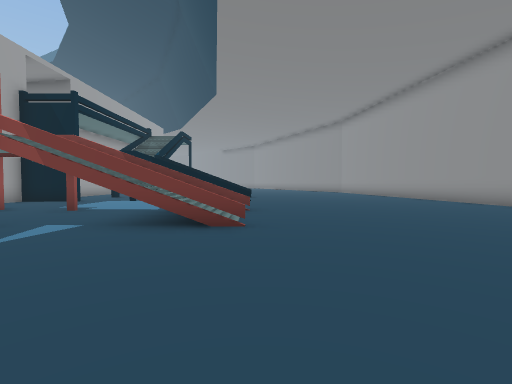
View 1 (above)

24 first-person views from a walk through a Unity game level. The camera is 1.4 m above the floor, tilts 2° down and sees 85° across. The floor is counted in squares, 2 m on a side. Each view is taken from the middle of a square. On the plan, view 1 faces up. The plan holds only what a view shows up to about 9 squares ahead; the rest is blank. The place goes on beyond the plan. Some surface patterns are stand-ins.

View 2
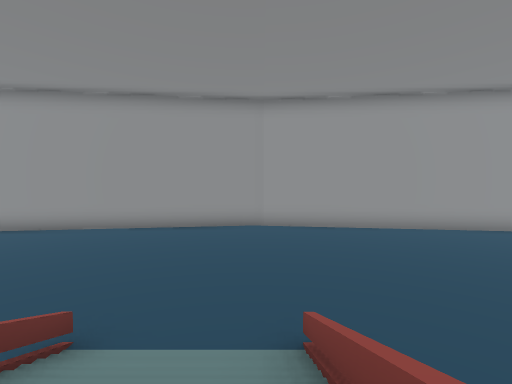

View 3
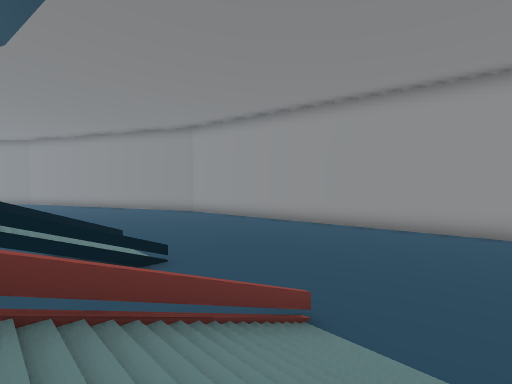

View 4
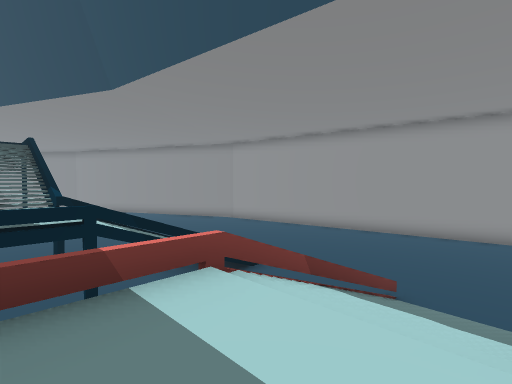

View 5
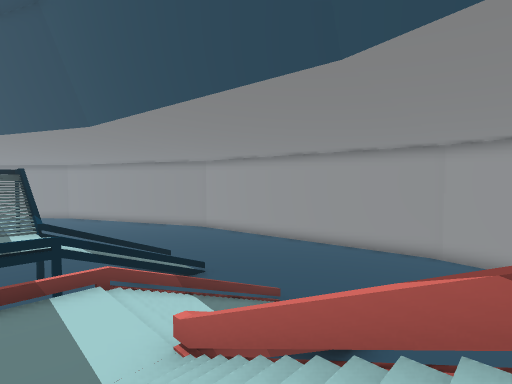

View 6
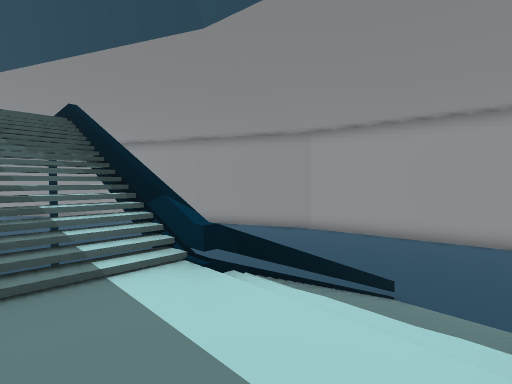

View 7
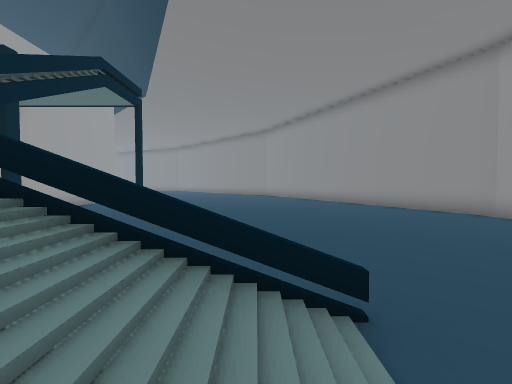

View 8
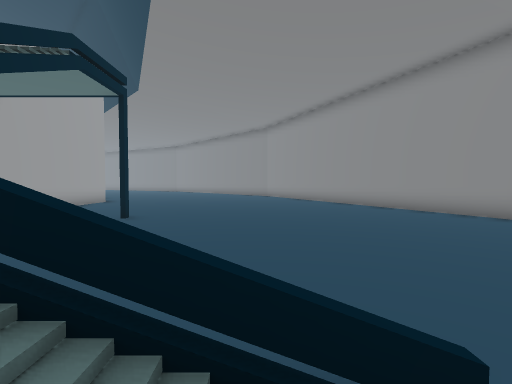

View 9
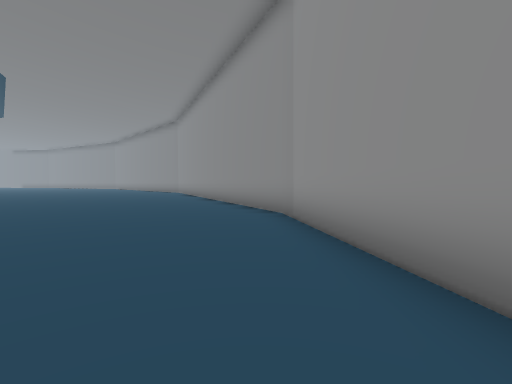

View 10
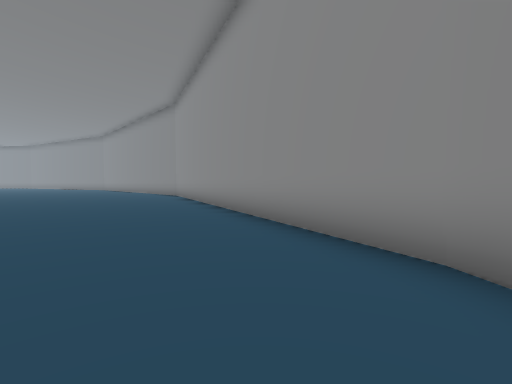

View 11
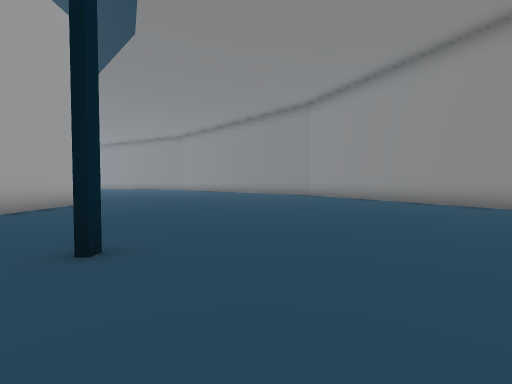

View 12
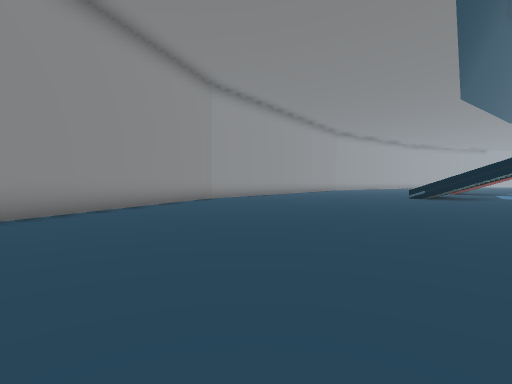

View 13
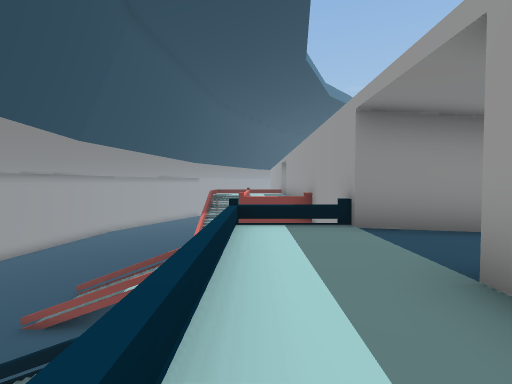

View 14
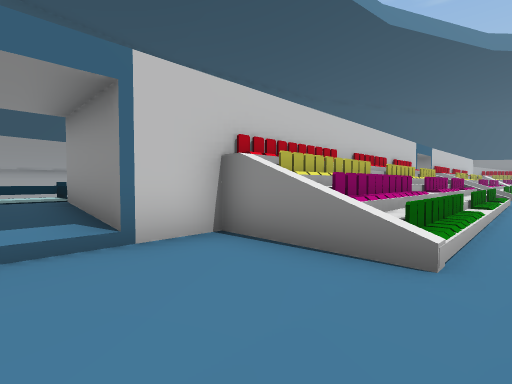

View 15
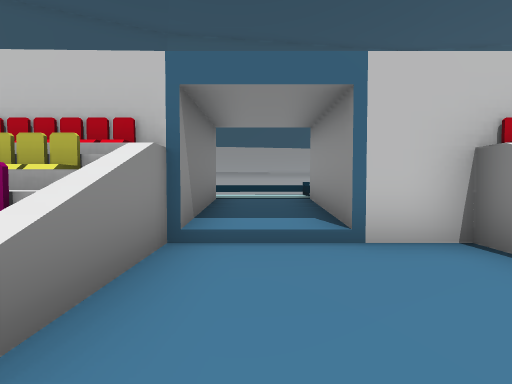

View 16
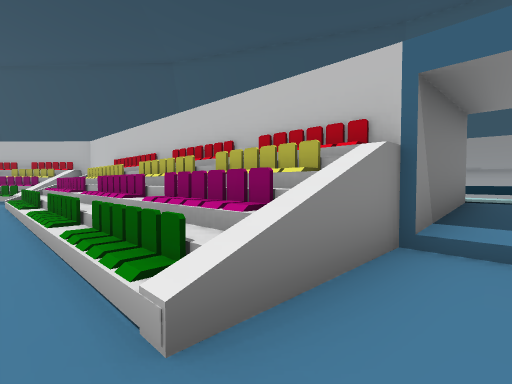

View 17
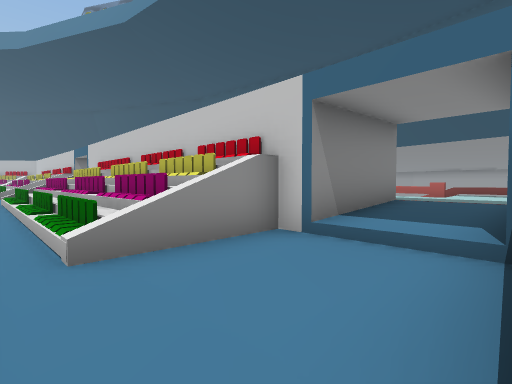

View 18
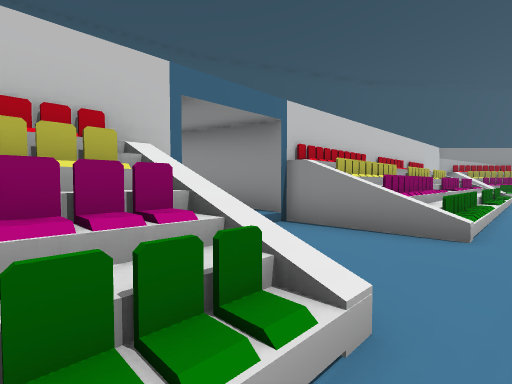

View 19
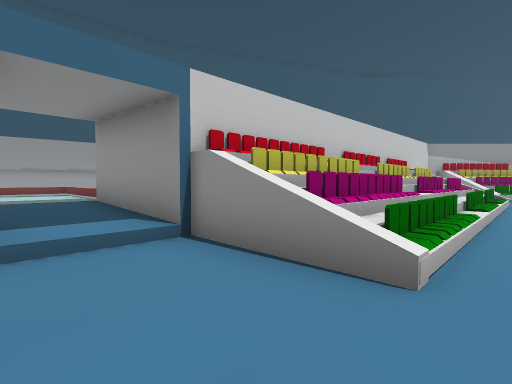

View 20
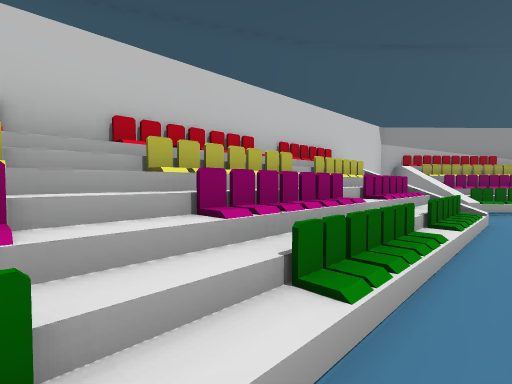

View 21
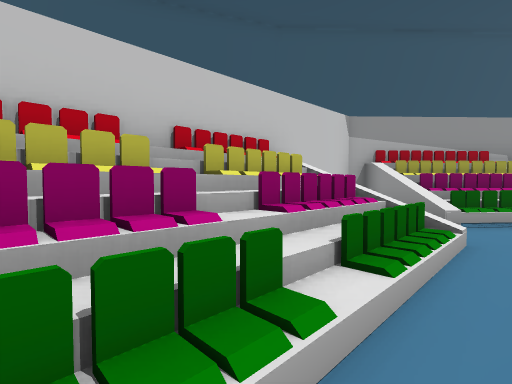

View 22
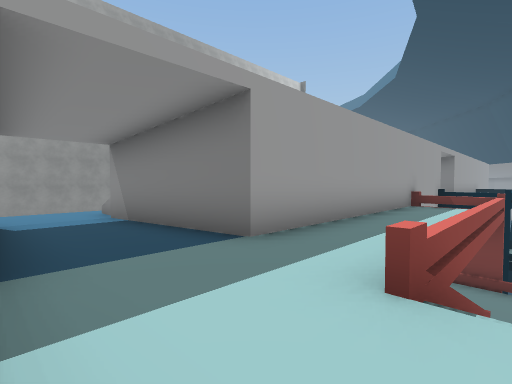

View 23
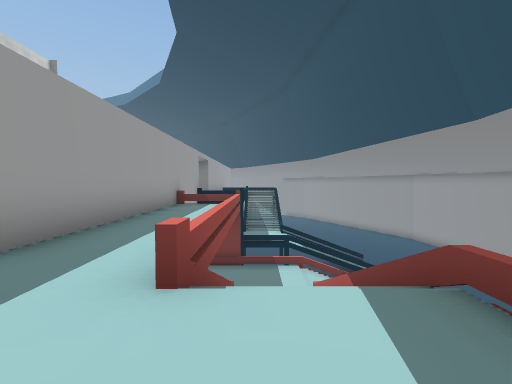

View 24
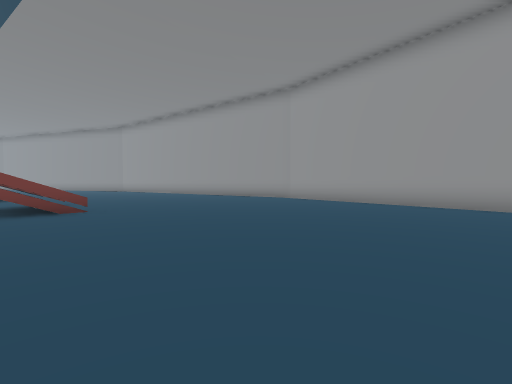

### Floor plan
Key: @ floor where view 1 was taken; # wall or solid block; x gap in a wall; . main floor; : floor 3.25 m higher than the main floor; + floor 6.5 m higher than the main floor; * floor 6.75 m higher than the main floor; % floor 7 m higher than the main floor; & floor 7.25 m higher than the main floor; $ floor 8 m higher than the main floor; / step, stairs or slope; = window, fence, low wall or low ledge; ^ raised ledge; v drop or lower ground.
Columns run from 16 left of view 1 to 8 right of it. Each row starts with its distance up from view 1.
 26        #...........#
 25        #...........##
 24  =     #............#
 23  #     #............##
 22  ///    .............#
 21 *//#     ............##
 20 *//#      //..........#
 19 *//##      &..........#
 18 *///#       ..........#
 17 *//##     //..........#
 16 *//#      //..........##
 15 +//#     &//...........#
 14 +v/#    &&//...........
 13 +#v#####&////#x=.......
 12 +++/%%%%&/::////.......
 11 +++//%%%&/::////.......
 10 ++++^^^#...............
  9 +//#     ..............##
  8 +//#     ...............#
  7 +//##  ###.#/#xx=.......#
  6 +///#  #&&::////........#
  5 +//##  #&&::////........#
  4 +//#   #&& /....=......
  3 +//#   #&&   ..........
  2 +//#   #&&/   .........
  1 +//##^^#&&    .........
  0 +++/%%%%&#//  ..@......#
 -1 +++/%%%%&&//  .........#
 -2 +++#####////  .........#
 -3 +&$#          .........#
 -4 *&$#
 -5 *&$#
 -6 *&$#
 -7 *&$#
 -8 *&=#
 -9 *&$#
-10 *&$#
-11 ***
-12 *#
-13 /=##
-14  =##
-15 =##

Positions as (right, up) in squares from view 1, and headings:
1: (0, 0), facing up
2: (-3, 5), facing right
3: (-3, 5), facing up-right
4: (-6, 5), facing up-right
5: (-6, 2), facing up-right
6: (-6, 11), facing up-right
7: (-1, 11), facing up
8: (-1, 12), facing up
9: (5, 13), facing up
10: (4, 17), facing up
11: (-3, 17), facing up
12: (-4, 26), facing down-right
13: (-7, 15), facing down
14: (-16, 12), facing down-right
15: (-16, 12), facing right
16: (-16, 12), facing up-right
17: (-16, -2), facing up-right
18: (-16, 2), facing down-right
19: (-16, 0), facing down-right
20: (-16, -5), facing down-right
21: (-16, -7), facing down-right
22: (-6, -2), facing up-left
23: (-6, -2), facing up
24: (-2, -3), facing up-right
